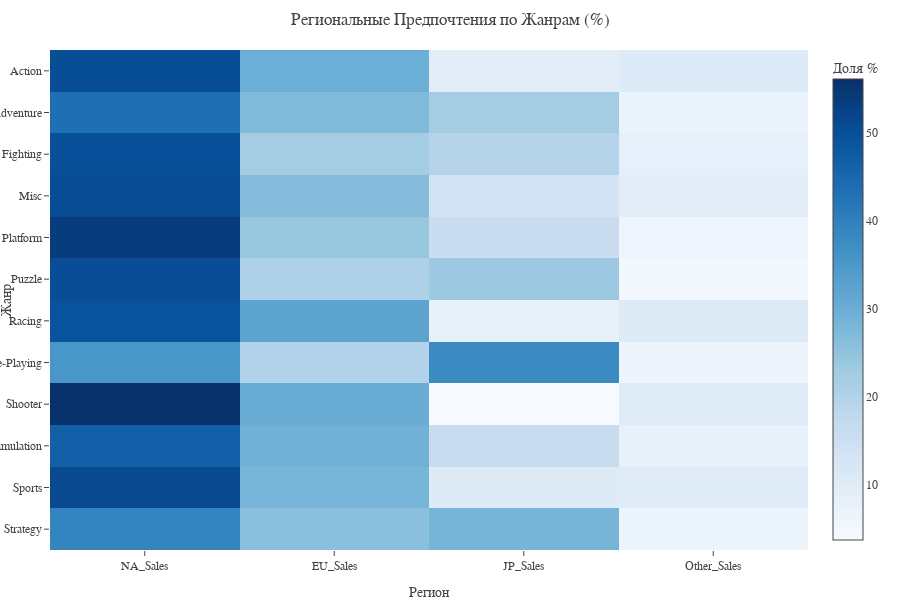

Write notebook code for a chart like this one.
### Markdown cell above
REGIONAL & GENRE PREFERENCES

### Code cell
# 
# REGIONAL MARKET ANALYSIS
# 
print("\n REGIONAL MARKET SEGMENTATION ANALYSIS")

# Расчет региональных долей
regional_share = df_clean[['NA_Sales', 'EU_Sales', 'JP_Sales', 'Other_Sales']].sum()
regional_percentage = (regional_share / regional_share.sum() * 100).round(2)

print(" Региональное распределение продаж (%):")
for region, share in regional_percentage.items():
    print(f"  {region}: {share}%")

# Анализ региональных предпочтений по жанрам
genre_regional = df_clean.groupby('Genre')[['NA_Sales', 'EU_Sales', 'JP_Sales', 'Other_Sales']].sum()

# Нормализация для сравнения предпочтений
genre_regional_pct = genre_regional.div(genre_regional.sum(axis=1), axis=0) * 100

# Визуализация тепловой карты предпочтений
fig = px.imshow(genre_regional_pct.round(2),
                title="Региональные Предпочтения по Жанрам (%)",
                labels=dict(x="Регион", y="Жанр", color="Доля %"),
                aspect="auto",
                color_continuous_scale="Blues")

fig.update_layout(height=600)
fig.show()

# Анализ самых популярных жанров в каждом регионе
print("\n Самые популярные жанры по регионам:")
for region in ['NA_Sales', 'EU_Sales', 'JP_Sales']:
    top_genre = genre_regional[region].idxmax()
    print(f"  {region}: {top_genre} ({genre_regional[region].max():.1f} млн)")

### Figure 1 — Plotly figure (JSON) as saved in the notebook; plotly's stock layout.template omitted (floating-point values rounded to 4 significant figures)
{"data": [{"coloraxis": "coloraxis", "hovertemplate": "Регион: %{x}<br>Жанр: %{y}<br>Доля %: %{z}<extra></extra>", "name": "0", "type": "heatmap", "x": ["NA_Sales", "EU_Sales", "JP_Sales", "Other_Sales"], "xaxis": "x", "y": ["Action", "Adventure", "Fighting", "Misc", "Platform", "Puzzle", "Racing", "Role-Playing", "Shooter", "Simulation", "Sports", "Strategy"], "yaxis": "y", "z": [[50.29, 29.77, 9.33, 10.62], [43.51, 27.09, 22.39, 7.02], [49.81, 22.36, 19.72, 8.1], [50.56, 26.65, 13.54, 9.25], [53.84, 24.15, 15.83, 6.18], [50.49, 20.75, 23.63, 5.13], [49.32, 32.41, 7.83, 10.44], [35.45, 20.22, 37.96, 6.38], [56.16, 30.2, 3.71, 9.92], [46.53, 29.2, 16.39, 7.88], [51.25, 28.35, 10.3, 10.09], [39.26, 25.95, 28.57, 6.22]]}], "layout": {"coloraxis": {"colorbar": {"title": {"text": "Доля %"}}, "colorscale": [[0, "rgb(247,251,255)"], [0.125, "rgb(222,235,247)"], [0.25, "rgb(198,219,239)"], [0.375, "rgb(158,202,225)"], [0.5, "rgb(107,174,214)"], [0.625, "rgb(66,146,198)"], [0.75, "rgb(33,113,181)"], [0.875, "rgb(8,81,156)"], [1, "rgb(8,48,107)"]]}, "height": 600, "title": {"text": "Региональные Предпочтения по Жанрам (%)"}, "xaxis": {"anchor": "y", "domain": [0, 1], "title": {"text": "Регион"}}, "yaxis": {"anchor": "x", "autorange": "reversed", "domain": [0, 1], "title": {"text": "Жанр"}}}}
